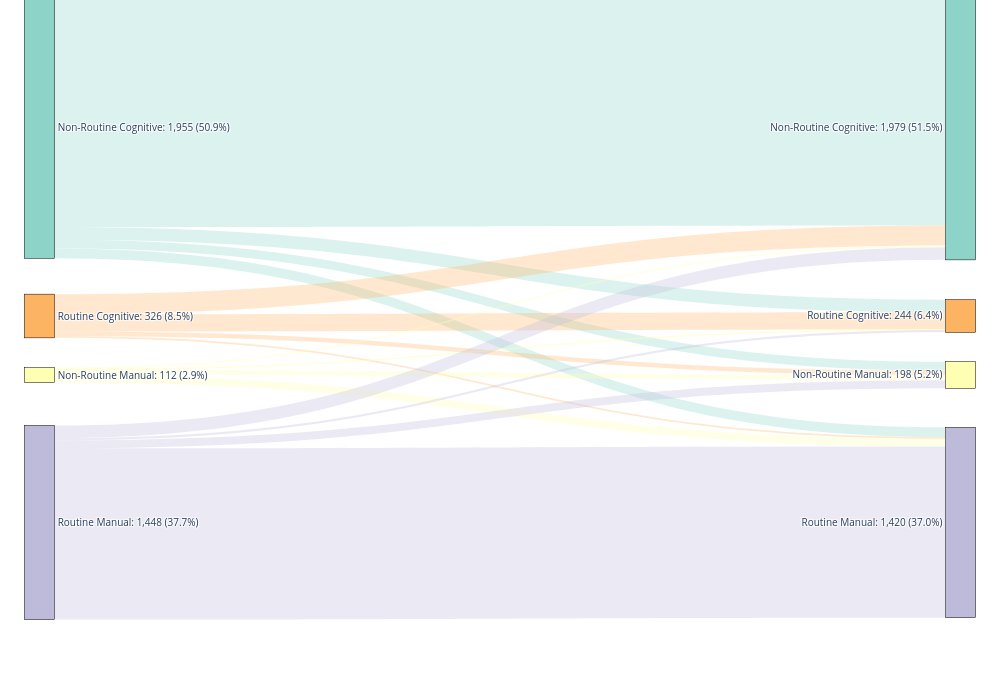

Here is the notebook cell this chart was saved with:
### Code cell
# Fig 2C left picture drawing
import pandas as pd
import plotly.graph_objects as go
import plotly.io as pio

# =========================
# 1. Raw data
# =========================
data = {
    "type_skill_all": ["Non-Routine Cognitive"]*4 + ["Routine Cognitive"]*4 + ["Non-Routine Manual"]*4 
                     + ["Routine Manual"]*4,
    "match_type_skill": ["Non-Routine Cognitive", "Routine Cognitive", 
                         "Non-Routine Manual", "Routine Manual"]*4,
    "k": [1722, 94, 66, 73,
          150, 128, 35, 13,
          12, 5, 38, 57,
          95, 17, 59, 1277]
}

df = pd.DataFrame(data)
total = df["k"].sum()

# =========================
# 2. Fixed order: NRC → RC → NRM → RM
# =========================
skill_order = [
    "Non-Routine Cognitive",   # NRC
    "Routine Cognitive",       # RC
    "Non-Routine Manual",      # NRM
    "Routine Manual"           # RM
]

# =========================
# 3. Compute left/right totals and reorder by fixed sequence
# =========================
left_totals = (
    df.groupby("type_skill_all")["k"]
    .sum()
    .reindex(skill_order)
)

right_totals = (
    df.groupby("match_type_skill")["k"]
    .sum()
    .reindex(skill_order)
)

# =========================
# 4. Color settings
# =========================
color_settings = {
    "Non-Routine Cognitive": {"node": "#8dd3c7", "link": "rgba(141, 211, 199, 0.3)"},
    "Routine Cognitive": {"node": "#fdb462", "link": "rgba(253, 180, 98, 0.3)"},
    "Non-Routine Manual": {"node": "#ffffb3", "link": "rgba(255, 255, 179, 0.3)"},
    "Routine Manual": {"node": "#bebada", "link": "rgba(190, 186, 218, 0.3)"}
}

# =========================
# 5. Left and right node indices
# =========================
left_index = {cat: i for i, cat in enumerate(skill_order)}
right_index = {cat: i + 4 for i, cat in enumerate(skill_order)}

# =========================
# 6. Manually fix node positions
#    Smaller y = higher position
# =========================
y_positions = [0.08, 0.4, 0.5, 0.75]

node_x = [0.01]*4 + [0.99]*4
node_y = y_positions + y_positions

# =========================
# 7. Generate Sankey diagram
# =========================
fig = go.Figure(go.Sankey(
    arrangement="fixed",   # Key: fix node positions
    node=dict(
        pad=25,
        thickness=30,
        line=dict(color="black", width=0.5),
        label=[
            *[f"{cat}: {left_totals[cat]:,} ({left_totals[cat]/total:.1%})" for cat in skill_order],
            *[f"{cat}: {right_totals[cat]:,} ({right_totals[cat]/total:.1%})" for cat in skill_order]
        ],
        color=[color_settings[cat]["node"] for cat in skill_order] +
              [color_settings[cat]["node"] for cat in skill_order],
        x=node_x,
        y=node_y
    ),
    link=dict(
        source=[left_index[src] for src in df["type_skill_all"]],
        target=[right_index[tar] for tar in df["match_type_skill"]],
        value=df["k"],
        color=[color_settings[src]["link"] for src in df["type_skill_all"]],
        customdata=df["k"] / total,
        hovertemplate="<b>%{source.label}</b> → <b>%{target.label}</b><br>" +
                      "Flow: %{value:,}<br>" +
                      "Path ratio: %{customdata:.1%}<extra></extra>"
    )
))

# =========================
# 8. Layout beautification
# =========================
fig.update_layout(
    title_x=0.5,
    font=dict(size=10),
    width=1000,
    height=700,
    margin=dict(t=80, b=30, l=30, r=30)
)

fig.show()

# =========================
# 9. Export SVG
# =========================
out_svg = "Your path/Stranded_Occupations_Replication/Data/temp/fig2cl.svg"
fig.write_image(out_svg, format="svg")

print(f"SVG exported to: {out_svg}")

### Figure 1 — Plotly figure (JSON) as saved in the notebook; plotly's stock layout.template omitted (floating-point values rounded to 4 significant figures)
{"data": [{"arrangement": "fixed", "link": {"color": ["rgba(141, 211, 199, 0.3)", "rgba(141, 211, 199, 0.3)", "rgba(141, 211, 199, 0.3)", "rgba(141, 211, 199, 0.3)", "rgba(253, 180, 98, 0.3)", "rgba(253, 180, 98, 0.3)", "rgba(253, 180, 98, 0.3)", "rgba(253, 180, 98, 0.3)", "rgba(255, 255, 179, 0.3)", "rgba(255, 255, 179, 0.3)", "rgba(255, 255, 179, 0.3)", "rgba(255, 255, 179, 0.3)", "rgba(190, 186, 218, 0.3)", "rgba(190, 186, 218, 0.3)", "rgba(190, 186, 218, 0.3)", "rgba(190, 186, 218, 0.3)"], "customdata": [0.4483, 0.02447, 0.01718, 0.01901, 0.03905, 0.03332, 0.009112, 0.003385, 0.003124, 0.001302, 0.009893, 0.01484, 0.02473, 0.004426, 0.01536, 0.3325], "hovertemplate": "<b>%{source.label}</b> → <b>%{target.label}</b><br>Flow: %{value:,}<br>Path ratio: %{customdata:.1%}<extra></extra>", "source": [0, 0, 0, 0, 1, 1, 1, 1, 2, 2, 2, 2, 3, 3, 3, 3], "target": [4, 5, 6, 7, 4, 5, 6, 7, 4, 5, 6, 7, 4, 5, 6, 7], "value": [1722, 94, 66, 73, 150, 128, 35, 13, 12, 5, 38, 57, 95, 17, 59, 1277]}, "node": {"color": ["#8dd3c7", "#fdb462", "#ffffb3", "#bebada", "#8dd3c7", "#fdb462", "#ffffb3", "#bebada"], "label": ["Non-Routine Cognitive: 1,955 (50.9%)", "Routine Cognitive: 326 (8.5%)", "Non-Routine Manual: 112 (2.9%)", "Routine Manual: 1,448 (37.7%)", "Non-Routine Cognitive: 1,979 (51.5%)", "Routine Cognitive: 244 (6.4%)", "Non-Routine Manual: 198 (5.2%)", "Routine Manual: 1,420 (37.0%)"], "line": {"color": "black", "width": 0.5}, "pad": 25, "thickness": 30, "x": [0.01, 0.01, 0.01, 0.01, 0.99, 0.99, 0.99, 0.99], "y": [0.08, 0.4, 0.5, 0.75, 0.08, 0.4, 0.5, 0.75]}, "type": "sankey"}], "layout": {"font": {"size": 10}, "height": 700, "margin": {"b": 30, "l": 30, "r": 30, "t": 80}, "title": {"x": 0.5}, "width": 1000}}
